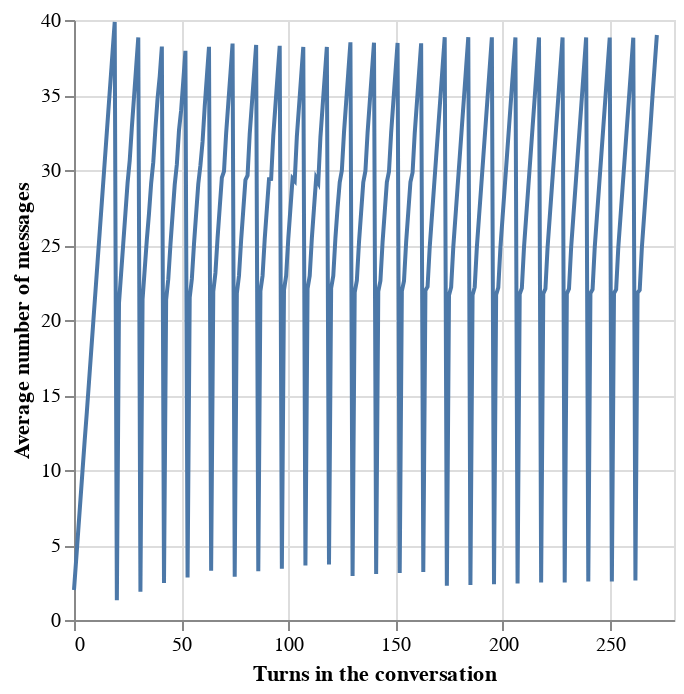

Notebook cell for this chart:
### Code cell
# Plot the average number of messages in each turn ov the conversation (across all conversations)
rows = []
for path, conversation in conversations.items():
    for index, turn in enumerate(conversation.turns):
        rows.append({
            "path": str(path),
            "index": index,
            "value": len(turn.messages)
        })
df = pd.DataFrame(rows)

df = df.groupby("index").agg({"value": "mean"}).reset_index()

alt.Chart(df).mark_line().encode(
    alt.X("index:Q").title("Turns in the conversation"),
    alt.Y("value:Q").title("Average number of messages"),
)

### Figure 1 — Vega-Lite specification as saved in the notebook (floating-point values rounded to 4 significant figures; data arrays with more than 128 entries replaced by an {"elided": "..."} marker saying what was removed)
{"config": {"view": {"continuousWidth": 300, "continuousHeight": 300}}, "data": {"name": "data-8f79ec1ac3c7d391ba38518c8ba8c638"}, "mark": {"type": "line"}, "encoding": {"x": {"field": "index", "title": "Turns in the conversation", "type": "quantitative"}, "y": {"field": "value", "title": "Average number of messages", "type": "quantitative"}}, "$schema": "https://vega.github.io/schema/vega-lite/v5.20.1.json", "datasets": {"data-8f79ec1ac3c7d391ba38518c8ba8c638": {"elided": "273 records"}}}
